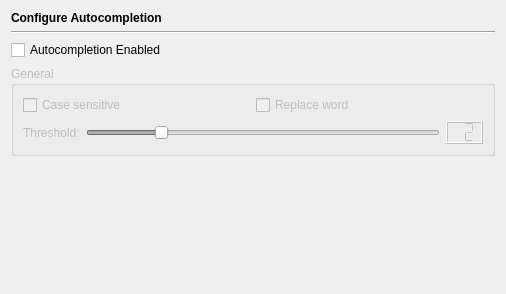
<ui version="4.0" >
 <class>EditorAutocompletionPage</class>
 <widget class="QWidget" name="EditorAutocompletionPage" >
  <property name="geometry" >
   <rect>
    <x>0</x>
    <y>0</y>
    <width>506</width>
    <height>294</height>
   </rect>
  </property>
  <layout class="QVBoxLayout" name="verticalLayout" >
   <item>
    <widget class="QLabel" name="headerLabel" >
     <property name="text" >
      <string>&lt;b>Configure Autocompletion&lt;/b></string>
     </property>
    </widget>
   </item>
   <item>
    <widget class="Line" name="line6" >
     <property name="frameShape" >
      <enum>QFrame::HLine</enum>
     </property>
     <property name="frameShadow" >
      <enum>QFrame::Sunken</enum>
     </property>
     <property name="orientation" >
      <enum>Qt::Horizontal</enum>
     </property>
    </widget>
   </item>
   <item>
    <widget class="QCheckBox" name="acEnabledCheckBox" >
     <property name="toolTip" >
      <string>Select this to enable autocompletion</string>
     </property>
     <property name="whatsThis" >
      <string>&lt;b>Autocompletion Enabled&lt;/b>&lt;p>Select to enable autocompletion. In order to get autocompletion from alternative autocompletion providers (if installed), these have to be enabled on their respective configuration page. Only one alternative provider might be enabled.&lt;/p></string>
     </property>
     <property name="text" >
      <string>Autocompletion Enabled</string>
     </property>
    </widget>
   </item>
   <item>
    <widget class="QGroupBox" name="groupBox" >
     <property name="enabled" >
      <bool>false</bool>
     </property>
     <property name="title" >
      <string>General</string>
     </property>
     <layout class="QGridLayout" name="gridLayout" >
      <item row="0" column="0" >
       <widget class="QCheckBox" name="acCaseSensitivityCheckBox" >
        <property name="toolTip" >
         <string>Select this to have case sensitive auto-completion lists</string>
        </property>
        <property name="text" >
         <string>Case sensitive</string>
        </property>
       </widget>
      </item>
      <item row="0" column="1" >
       <widget class="QCheckBox" name="acReplaceWordCheckBox" >
        <property name="toolTip" >
         <string>Select this, if the word to the right should be replaced by the selected entry</string>
        </property>
        <property name="text" >
         <string>Replace word</string>
        </property>
       </widget>
      </item>
      <item row="1" column="0" colspan="2" >
       <layout class="QHBoxLayout" name="_2" >
        <item>
         <widget class="QLabel" name="textLabel1_2" >
          <property name="text" >
           <string>Threshold:</string>
          </property>
         </widget>
        </item>
        <item>
         <widget class="QSlider" name="acThresholdSlider" >
          <property name="toolTip" >
           <string>Move to set the threshold for display of an autocompletion list</string>
          </property>
          <property name="maximum" >
           <number>10</number>
          </property>
          <property name="value" >
           <number>2</number>
          </property>
          <property name="orientation" >
           <enum>Qt::Horizontal</enum>
          </property>
          <property name="tickInterval" >
           <number>1</number>
          </property>
         </widget>
        </item>
        <item>
         <widget class="QLCDNumber" name="lCDNumber4" >
          <property name="toolTip" >
           <string>Displays the selected autocompletion threshold</string>
          </property>
          <property name="digitCount" >
           <number>2</number>
          </property>
          <property name="segmentStyle" >
           <enum>QLCDNumber::Flat</enum>
          </property>
          <property name="value" stdset="0" >
           <double>2.000000000000000</double>
          </property>
         </widget>
        </item>
       </layout>
      </item>
     </layout>
    </widget>
   </item>
   <item>
    <spacer>
     <property name="orientation" >
      <enum>Qt::Vertical</enum>
     </property>
     <property name="sizeHint" stdset="0" >
      <size>
       <width>456</width>
       <height>51</height>
      </size>
     </property>
    </spacer>
   </item>
  </layout>
 </widget>
 <tabstops>
  <tabstop>acEnabledCheckBox</tabstop>
 </tabstops>
 <resources/>
 <connections>
  <connection>
   <sender>acThresholdSlider</sender>
   <signal>valueChanged(int)</signal>
   <receiver>lCDNumber4</receiver>
   <slot>display(int)</slot>
   <hints>
    <hint type="sourcelabel" >
     <x>304</x>
     <y>114</y>
    </hint>
    <hint type="destinationlabel" >
     <x>465</x>
     <y>116</y>
    </hint>
   </hints>
  </connection>
  <connection>
   <sender>acEnabledCheckBox</sender>
   <signal>toggled(bool)</signal>
   <receiver>groupBox</receiver>
   <slot>setEnabled(bool)</slot>
   <hints>
    <hint type="sourcelabel" >
     <x>103</x>
     <y>43</y>
    </hint>
    <hint type="destinationlabel" >
     <x>114</x>
     <y>64</y>
    </hint>
   </hints>
  </connection>
 </connections>
</ui>
